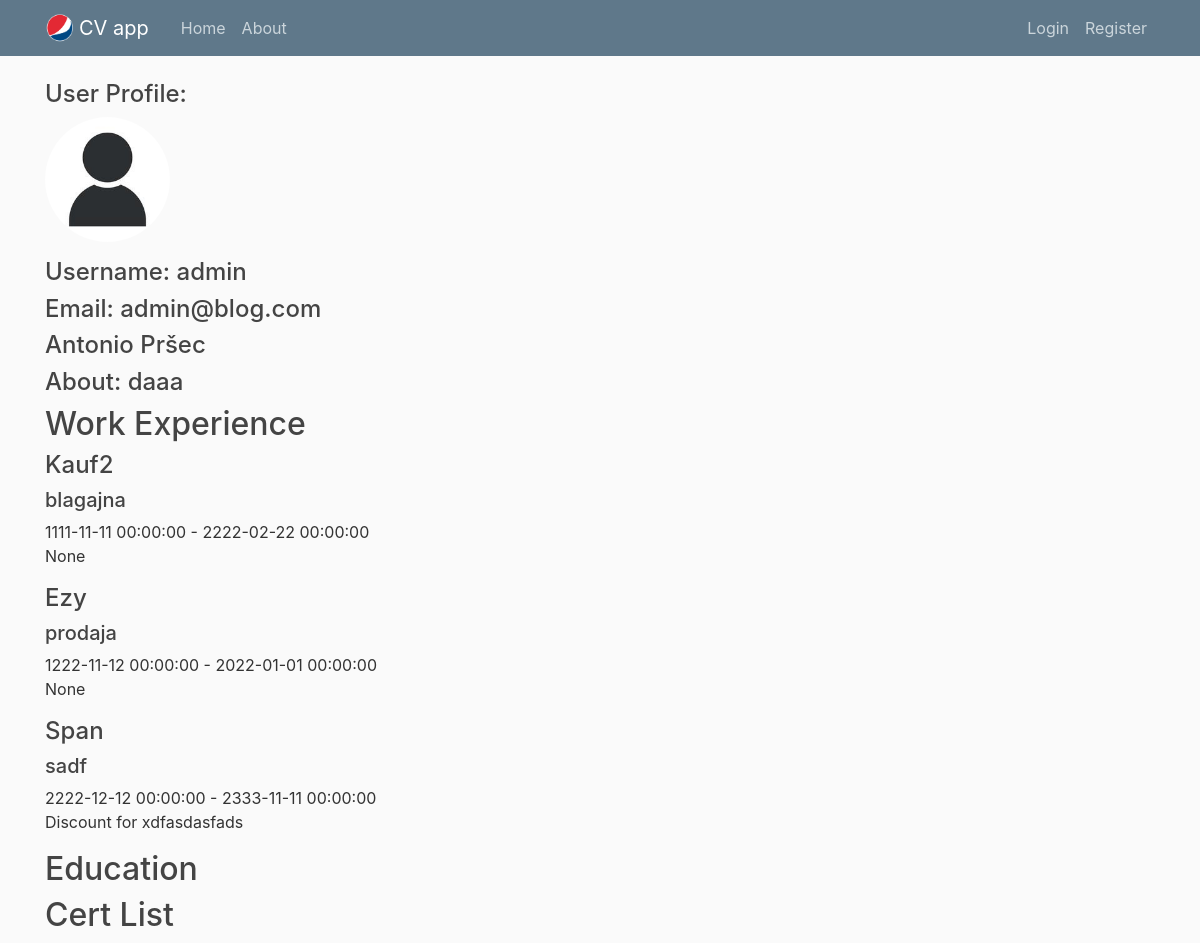
The app's page /user/1?username=admin, older data.
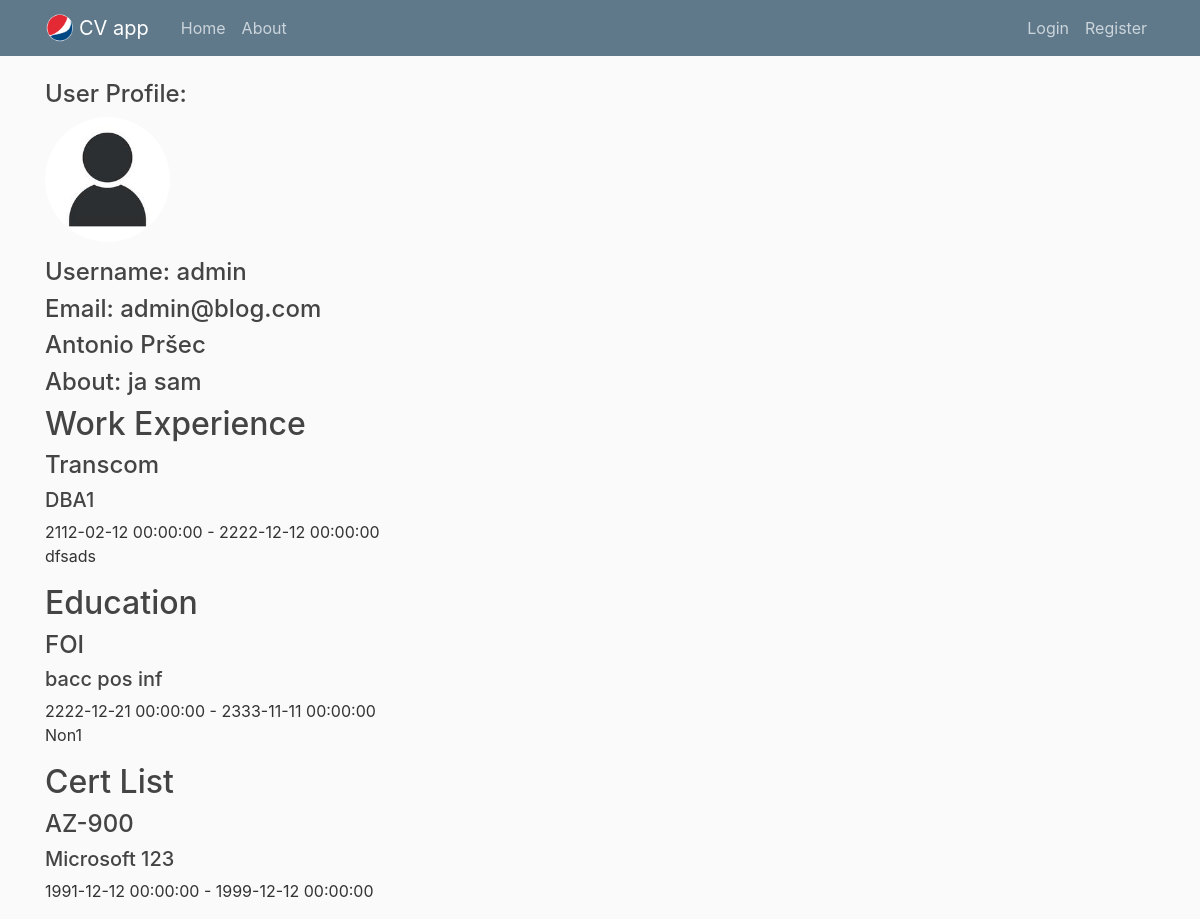
The same page, newer data.
### CV/models.py (models this page shows, shortened)
class User(db.Model, UserMixin):
    user_id = db.Column(db.Integer, primary_key=True)
    username = db.Column(db.String(20), unique=True, nullable=False)
    email = db.Column(db.String(120), unique=True, nullable=False)
    image_file = db.Column(db.String(20), nullable=False, default='default.jpg')
    password = db.Column(db.String(60), nullable=False)
    personal = db.relationship('PersonalInfo', backref='user_personal', lazy=True)
    experience = db.relationship('WorkExperience', backref='user_work', lazy=True)
    certificates = db.relationship('Certification', backref='user_cert', lazy=True)
    education = db.relationship('Education', backref='user_education', lazy=True)
    def __repr__(self):
        return f"User(id={self.user_id}, username='{self.username}', email='{self.email}')"

class PersonalInfo(db.Model):
    personal_id = db.Column(db.Integer, primary_key=True)
    first_name = db.Column(db.String(60), nullable=False)
    last_name = db.Column(db.String(60), nullable=False)
    address = db.Column(db.String(60), nullable=False)
    birth_date = db.Column(db.Date)
    about = db.Column(db.String(240))
    user_id = db.Column(db.Integer, db.ForeignKey('user.user_id'), nullable=False)

class WorkExperience(db.Model):
    work_id = db.Column(db.Integer, primary_key=True)
    company_name = db.Column(db.String(100), nullable=False)
    job_title = db.Column(db.String(100), nullable=False)
    start_date = db.Column(db.DateTime, nullable=False)
    end_date = db.Column(db.DateTime)
    description = db.Column(db.Text)
    user_id = db.Column(db.Integer, db.ForeignKey('user.user_id'), nullable=False)

class Education(db.Model):
    edu_id = db.Column(db.Integer, primary_key=True)
    institution_name = db.Column(db.String(100), nullable=False)
    degree = db.Column(db.String(100), nullable=False)
    start_date = db.Column(db.DateTime, nullable=False)
    end_date = db.Column(db.DateTime, nullable=False)
    description = db.Column(db.Text)
    user_id = db.Column(db.Integer, db.ForeignKey('user.user_id'), nullable=False)

class Certification(db.Model):
    cert_id = db.Column(db.Integer, primary_key=True)
    cert_name = db.Column(db.String(100), nullable=False)
    institution = db.Column(db.String(100), nullable=False)
    date_earned = db.Column(db.DateTime, nullable=False)
    date_expired = db.Column(db.DateTime)
    user_id = db.Column(db.Integer, db.ForeignKey('user.user_id'), nullable=False)

### CV/routes.py (the view)
@app.route("/user/<int:user_id>")
def user_profile(user_id):
    user = User.query.filter_by(user_id=user_id).first_or_404()
    personal = PersonalInfo.query.filter_by(user_id=user_id).first_or_404()
    work1 = WorkExperience.query.filter_by(user_id=user_id)
    certs = Certification.query.filter_by(user_id=user_id)
    educations = Education.query.filter_by(user_id=user_id)
    image_file = url_for('static', filename='profile_pics/' + user.image_file)
    return render_template('user_profile.html', user=user, personal=personal, work1=work1, certs=certs, educations=educations, image_file=image_file)

### CV/templates/user_profile.html
{% extends "layout.html" %}
{% block content %}
    <body>
    <h4>User Profile:</h4>
    <img class="rounded-circle account-img" src="{{ image_file }}">
    <h4>Username: {{ user.username }}</h4>
    <h4>Email: {{ user.email }}</h4>
    <h4>{{ personal.first_name }} {{ personal.last_name }} </h4>
    <h4>About: {{ personal.about }}</h4>
    <h2>Work Experience</h2>
    {% for work in work1 %}
        <div class="form-group">
            <h4>{{ work.company_name }}</h4>
            <h5>{{ work.job_title }}</h5>
            <p>{{ work.start_date }}  -  {{ work.end_date }}<br> {{ work.description }}<br></p>
        </div>
    {% endfor %}
    <h2>Education</h2>
    {% for edu in educations %}
        <div class="form-group">
            <h4>{{ edu.institution_name }}</h4>
            <h5>{{ edu.degree }}</h5>
            <p>{{ edu.start_date }}  -  {{ edu.end_date }}<br> {{ edu.description }}<br></p>
        </div>
    {% endfor %}
    <h2>Cert List</h2>
    {% for cert in certs %}
        <div class="form-group">
            <h4>{{ cert.cert_name }}</h4>
            <h5>{{ cert.institution }}</h5>
            <p>{{ cert.date_earned }}  -  {{ cert.date_expired }}</p>
        </div>
    {% endfor %}
    </body>
{% endblock content %}

### CV/templates/layout.html (shortened to what this page needs)
<!DOCTYPE html>
<html>
<head>
    <link rel="stylesheet" href="https://maxcdn.bootstrapcdn.com/bootstrap/4.0.0/css/bootstrap.min.css">
    <link rel="stylesheet" type="text/css" href="{{ url_for('static', filename='main.css') }}">
</head>
<body>
    <header class="site-header">
      <nav class="navbar navbar-expand-md navbar-dark bg-steel fixed-top">
        <div class="container">
            <img class="mr-1" src="/static/profile_pics/logo.png" width="30" height="30">
          <a class="navbar-brand mr-4" href="/">CV app</a>
          <div class="collapse navbar-collapse" id="navbarToggle">
            <div class="navbar-nav mr-auto">
              <a class="nav-item nav-link" href="{{ url_for('homepage') }}">Home</a>
              <a class="nav-item nav-link" href="{{ url_for('about') }}">About</a>
            </div>
            <div class="navbar-nav">
              {% if current_user.is_authenticated %}
                <a class="nav-item nav-link" href="{{ url_for('account') }}">Account</a>
                <a class="nav-item nav-link" href="{{ url_for('logout') }}">Logout</a>
              {% else %}
                <a class="nav-item nav-link" href="{{ url_for('login') }}">Login</a>
                <a class="nav-item nav-link" href="{{ url_for('register') }}">Register</a>
              {% endif %}
            </div>
          </div>
        </div>
      </nav>
    </header>
    <main role="main" class="container">
      <div class="row">
        <div class="col-md-8">
          {% block content %}{% endblock %}
        </div>
      </div>
    </main>
</body>
</html>

### CV/static/main.css (style rules this page uses)
body { background: #fafafa; color: #333333; margin-top: 5rem; }
h1, h2, h3, h4, h5, h6 { color: #444444; }
.bg-steel { background-color: #5f788a; }
.site-header .navbar-nav .nav-link { color: #cbd5db; }
.account-img { height: 125px; width: 125px; margin-right: 20px; margin-bottom: 16px; }
.row { display: flex; }

Row changes from the older to the newer data that the page shows:
removed WorkExperience: company_name "Kauf2", job_title "blagajna", start_date "1111-11-11 00:00:00", end_date "2222-02-22 00:00:00", description "None"
removed WorkExperience: company_name "Ezy", job_title "prodaja", start_date "1222-11-12 00:00:00", end_date "2022-01-01 00:00:00", description "None"
removed WorkExperience: company_name "Span", job_title "sadf", start_date "2222-12-12 00:00:00", end_date "2333-11-11 00:00:00", description "Discount for xdfasdasfads"
changed PersonalInfo "Antonio": about "daaa" → "ja sam"
added WorkExperience: company_name "Transcom", job_title "DBA1", start_date "2112-02-12 00:00:00", end_date "2222-12-12 00:00:00", description "dfsads"
added Education: institution_name "FOI", degree "bacc pos inf", start_date "2222-12-21 00:00:00", end_date "2333-11-11 00:00:00", description "Non1"
added Certification: cert_name "AZ-900", institution "Microsoft 123", date_earned "1991-12-12 00:00:00", date_expired "1999-12-12 00:00:00"
